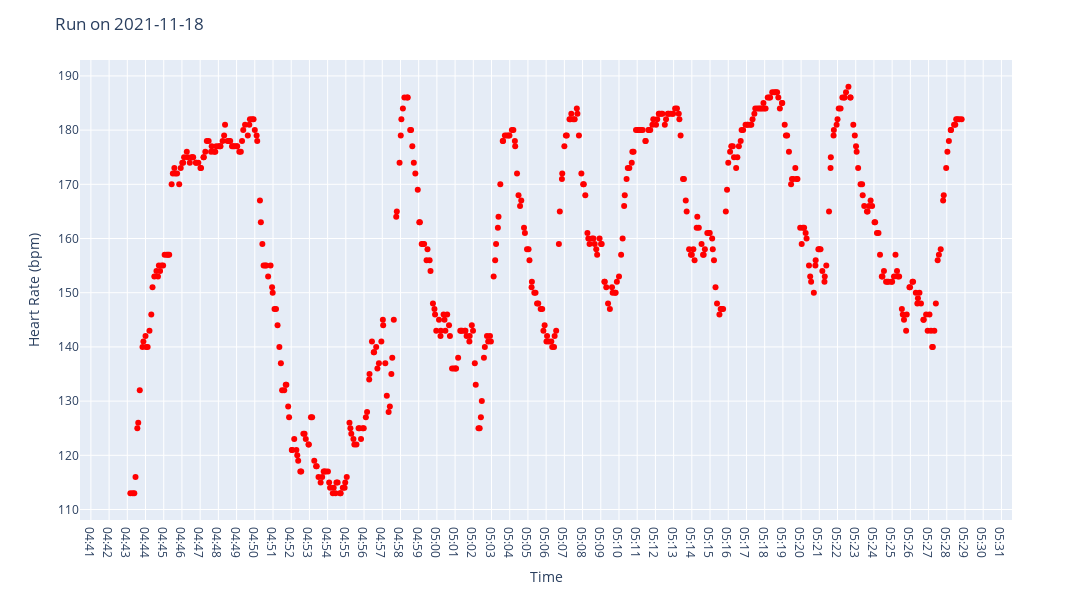

This figure's notebook cell:
### Code cell
fig = fp.plot_run_hr('2021-11-18')

### Figure 1 — Plotly figure (JSON) as saved in the notebook; plotly's stock layout.template omitted (floating-point values rounded to 4 significant figures; data arrays with more than 128 entries replaced by an {"elided": "..."} marker saying what was removed)
{"data": [{"hovertemplate": "Time=%{x}<br>Value=%{y}<extra></extra>", "legendgroup": "", "marker": {"color": "red", "symbol": "circle"}, "mode": "markers", "name": "", "orientation": "v", "showlegend": false, "type": "scatter", "x": {"elided": "547 str values"}, "xaxis": "x", "y": {"elided": "547 int values"}, "yaxis": "y"}], "layout": {"height": 600, "legend": {"tracegroupgap": 0}, "margin": {"t": 60}, "title": {"text": "Run on 2021-11-18"}, "width": 1500, "xaxis": {"anchor": "y", "domain": [0, 1], "dtick": 60000, "tickformat": "%I:%M", "title": {"text": "Time"}}, "yaxis": {"anchor": "x", "domain": [0, 1], "title": {"text": "Heart Rate (bpm)"}}}}
